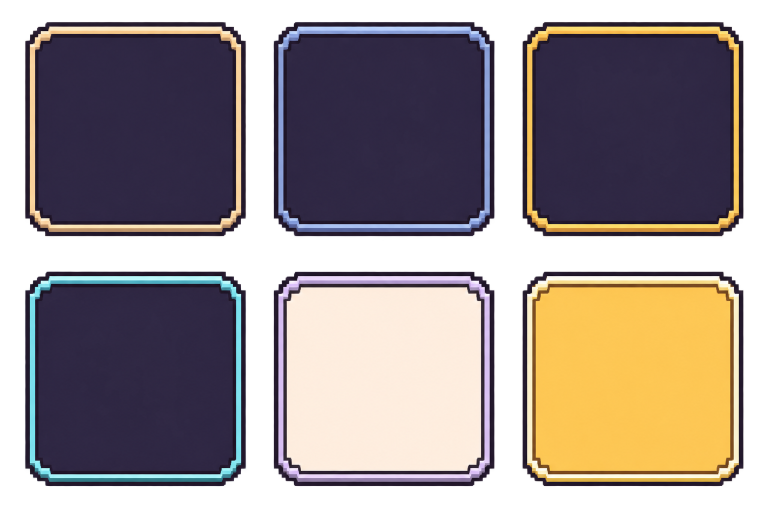
#> input picture assets/ui/frame-atlas.png, 1536 x 1024 px, found by its file name (shown at 1/2 size)
$ python render_menu_layouts.py
#> lines starting #> are read from the running program, lines starting #| are printed output that depends on the picture
"""Compose blank 2:3 layout references from the existing nine-slice UI atlas.

Run from the repository root: python3 tools/render_menu_layouts.py
Requires Pillow. No generated scene, reference pixels or text are embedded.
"""
from pathlib import Path
from PIL import Image

OUTPUT = Path('docs/art')
ATLAS = Image.open('assets/ui/frame-atlas.png').convert('RGBA')
#> ATLAS is the input picture: PIL image 1536x1024 RGBA; mean R, G, B, A 105.1, 92.6, 92.9, 179.9
SKINS = {'cream': (48, 40), 'cool': (544, 40), 'gold': (1040, 40),
         'cyan': (48, 540), 'paper': (544, 540), 'selected': (1040, 540)}


def panel(canvas, box, skin='cream', cap=14):
    """Stretch only edges and interior; preserve source corner proportions."""
    x, y, width, height = box
    sx, sy = SKINS[skin]
    source_x, source_y = [0, 56, 392, 448], [0, 56, 384, 440]
    cap = min(cap, width // 2, height // 2)
    target_x, target_y = [0, cap, width-cap, width], [0, cap, height-cap, height]
    for row in range(3):
        for col in range(3):
            crop = ATLAS.crop((sx+source_x[col], sy+source_y[row],
                               sx+source_x[col+1], sy+source_y[row+1]))
            size = (target_x[col+1]-target_x[col], target_y[row+1]-target_y[row])
            canvas.alpha_composite(crop.resize(size, Image.NEAREST),
                                   (x+target_x[col], y+target_y[row]))


def base(selected):
    canvas = Image.new('RGBA', (1024, 1536), '#12101c')
    panel(canvas, (12, 12, 360, 80), 'cool')
    for x in [384, 594, 804]:
        panel(canvas, (x, 12, 208, 80), 'cool')
    panel(canvas, (16, 112, 72, 72))
    panel(canvas, (100, 112, 420, 72), 'gold')
    panel(canvas, (12, 1384, 1000, 140), 'cool')
    panel(canvas, (24+selected*164, 1396, 160, 116), 'selected')
    return canvas


def story():
    canvas = base(1)
    for i in range(5):
        panel(canvas, (16, 216+i*148, 342, 132), 'gold' if i == 0 else 'cool')
    panel(canvas, (374, 208, 638, 1136), 'paper')
    panel(canvas, (394, 288, 598, 270), 'cool')
    panel(canvas, (402, 734, 582, 58), 'cream')
    for i in range(5):
        panel(canvas, (406, 806+i*70, 574, 62), 'selected' if i == 0 else 'cool', 10)
    panel(canvas, (520, 1200, 348, 88), 'selected')
    return canvas


def shop():
    canvas = base(3)
    panel(canvas, (16, 204, 992, 112), 'paper')
    for i in range(5):
        panel(canvas, (16+i*199, 334, 194, 74), 'selected' if i == 0 else 'cream')
    panel(canvas, (58, 432, 908, 192), 'gold')
    panel(canvas, (16, 672, 992, 328), 'paper')
    for i in range(4):
        panel(canvas, (44+i*238, 748, 222, 230), 'cool')
    panel(canvas, (16, 1024, 992, 320), 'paper')
    for i in range(3):
        panel(canvas, (40+i*320, 1100, 304, 220), 'cream')
        panel(canvas, (62+i*320, 1256, 260, 48), 'selected', 10)
    return canvas


def profile():
    canvas = base(4)
    panel(canvas, (16, 220, 992, 356), 'paper')
    panel(canvas, (48, 258, 228, 228), 'gold')
    panel(canvas, (320, 346, 644, 44), 'cyan', 10)
    panel(canvas, (316, 420, 648, 88), 'cream')
    panel(canvas, (16, 600, 992, 364), 'paper')
    for i in range(4):
        panel(canvas, (48+i*238, 698, 222, 232), 'cream')
    panel(canvas, (16, 992, 992, 320), 'paper')
    for i in range(4):
        panel(canvas, (76+i*228, 1090, 184, 184), 'cool')
    return canvas


def settings():
    canvas = base(5)
    for i in range(7):
        panel(canvas, (16, 220+i*92, 248, 80), 'selected' if i == 0 else 'cream')
    panel(canvas, (280, 208, 732, 1136), 'paper')
    for y in [244, 478, 744, 950]:
        panel(canvas, (312, y, 668, 48), 'cream', 10)
    for y in [318, 372, 426]:
        panel(canvas, (596, y, 284, 20), 'gold', 8)
        panel(canvas, (798, y-8, 36, 36), 'selected', 8)
    for i in range(3):
        panel(canvas, (584+i*130, 570, 126, 48), 'selected' if i == 2 else 'cool', 10)
    for y in [658, 850, 1026, 1090, 1154]:
        panel(canvas, (888, y, 80, 40), 'selected', 10)
    for i in range(3):
        panel(canvas, (312+i*226, 1230, 216, 64), 'cream')
    return canvas


if __name__ == '__main__':
    for name, render in [('story', story), ('shop', shop), ('profile', profile), ('settings', settings)]:
        render().save(OUTPUT / f'{name}-layout.png')
#> this loop made 4 passes
#> pass 1, in base, `canvas = Image.new('RGBA', (1024, 1536), '#12101c')`:
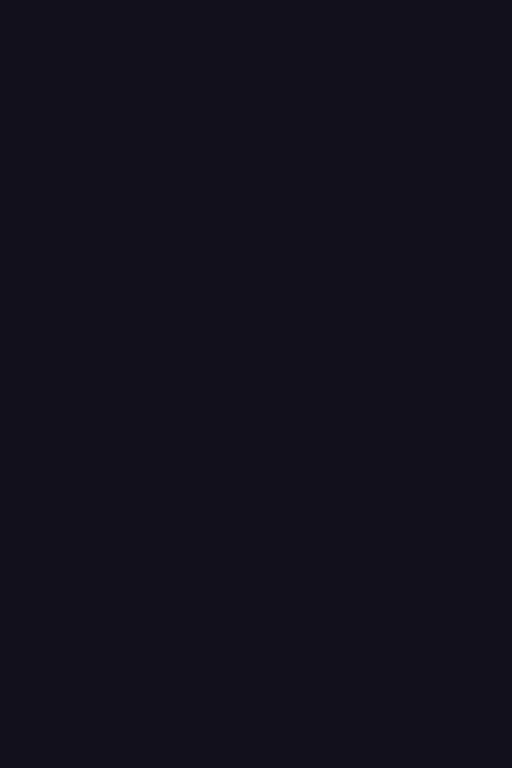
#> canvas: PIL image 1024x1536 RGBA (shown at 1/2 size); mean R, G, B, A 18, 16, 28, 255
#> pass 1, in story, `canvas = base(1)`:
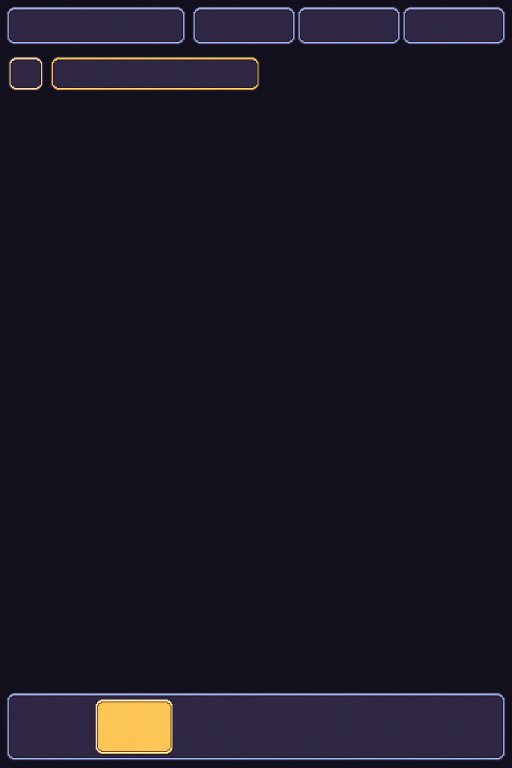
#> canvas: PIL image 1024x1536 RGBA (shown at 1/2 size); mean R, G, B, A 26, 22.8, 35.7, 255
#> pass 1, `render().save(OUTPUT / f'{name}-layout.png')`:
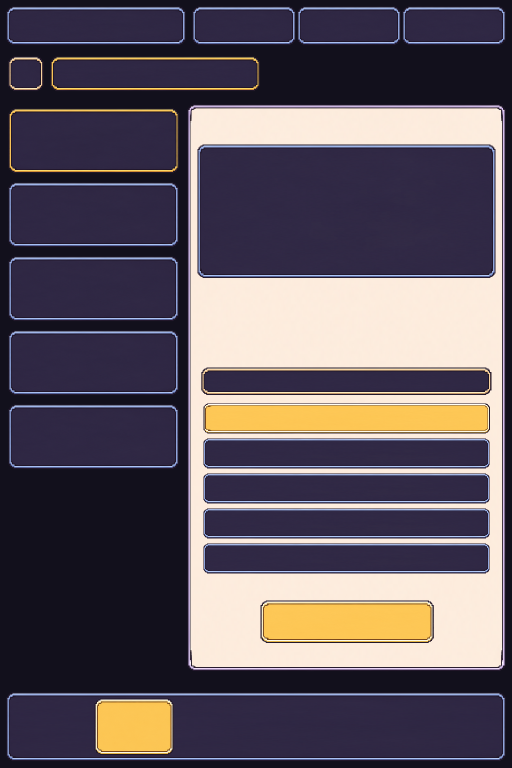
#> saved as story-layout.png: PIL image 1024x1536 RGBA (shown at 1/2 size); mean R, G, B, A 94.7, 85.1, 94.1, 255
#> pass 2, in shop, `canvas = base(3)`:
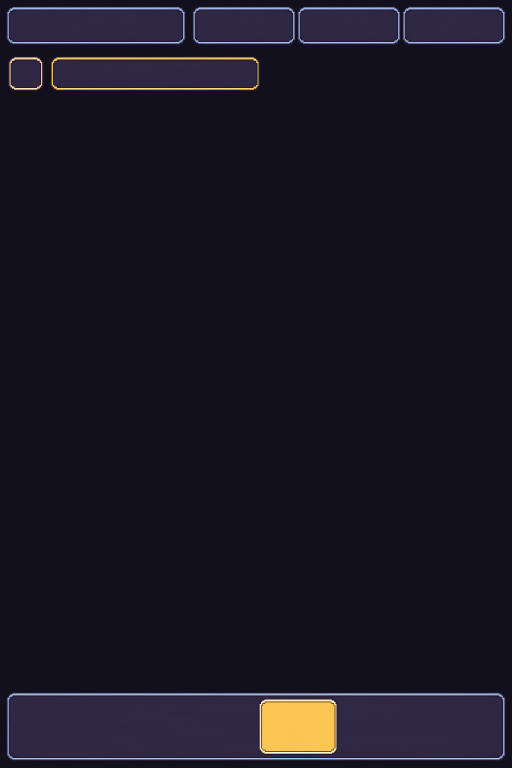
#> canvas: PIL image 1024x1536 RGBA (shown at 1/2 size); mean R, G, B, A 26, 22.8, 35.7, 255
